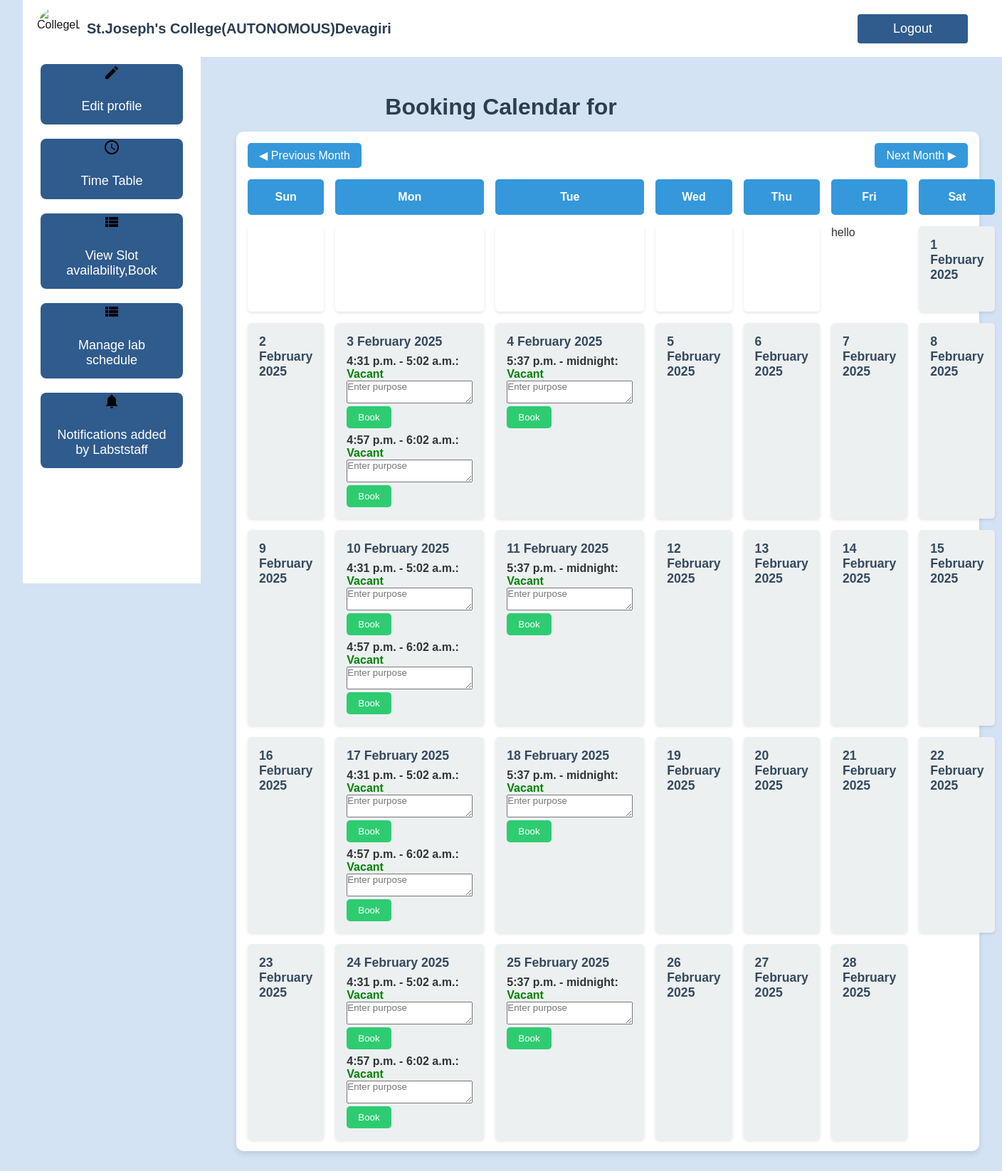
Page /administrator/Flab/2/book/ on the committed database.
### administrator/models.py (models this page shows, shortened)
class TimeSlot(models.Model):
    working_day = models.ForeignKey(WorkingDay, on_delete=models.CASCADE)
    slot_start_time = models.TimeField()  # Example: 09:00 AM
    slot_end_time = models.TimeField()    # Example: 10:00 AM

### administrator/views.py (the view, shortened to what this page needs)
# urls.py: path('Flab/<int:lab_id>/book/', FacultyLabBookingView.as_view(), name='FacultyLabBookingView'),
class FacultyLabBookingView(View):
    def get(self, request, lab_id):
            lab = get_object_or_404(Lab, id=lab_id)
            user=request.session.get('user_id')
            print(user)
            today = timezone.now().date()
            selected_year = int(request.GET.get('year', today.year))
            selected_month = int(request.GET.get('month', today.month))
            selected_date = date(selected_year, selected_month, 1)
            num_days_in_month = monthrange(selected_date.year, selected_date.month)[1]
            first_day_weekday = selected_date.weekday()  # Monday is 0, Sunday is 6
            first_day = selected_date
            last_day = selected_date + timedelta(days=num_days_in_month - 1)
            bookings = Booking.objects.filter(lab=lab, date__range=[first_day, last_day])
            bookings_by_date = {day: [] for day in range(1, num_days_in_month + 1)}
            for booking in bookings:
                day = booking.date.day
                bookings_by_date[day].append(booking.time_slot)
            calendar_days = []
            for day in range(1, num_days_in_month + 1):
                current_date = date(selected_date.year, selected_date.month, day)
                day_name = current_date.strftime('%A')  # Get day name like 'Monday', 'Tuesday'
                working_day = WorkingDay.objects.filter(lab=lab, day=day_name).first()
                slots_with_status = []
                if working_day:
                    time_slots = TimeSlot.objects.filter(working_day=working_day)
                    day_bookings = bookings_by_date.get(day, [])
                    print("time_slots",time_slots)
                    for slot in time_slots:
                        is_booked = any(booking == slot for booking in day_bookings)
                        slots_with_status.append({
                            'slot': slot,
                            'status': 'occupied' if is_booked else 'vacant'
                        })
                calendar_days.append({
                    'date': current_date,
                    'slots_with_status': slots_with_status
                })
            empty_days_before_first = list(range(first_day_weekday))
            context = {
                'lab': lab,
                'calendar_days': calendar_days,
                'selected_date': selected_date,
                'selected_year': selected_year,
                'selected_month': selected_month,
                'first_day_weekday': first_day_weekday,
                'empty_days_before_first': empty_days_before_first,
            }
            return render(request, 'faculty/lab_booking.html', context)

### templates/faculty/lab_booking.html (shortened to what this page needs)
{% extends 'faculty/facultydashboard.html' %}
{% block body %}
</head>
<body>
    <h1>Booking Calendar for {{ auditorium.name }}</h1>
    <div class="calendar-container">
        <div class="header">
            <a href="?year={{ selected_year }}&month={{ selected_month|add:"-1" }}">&#9664; Previous Month</a>
            <a href="?year={{ selected_year }}&month={{ selected_month|add:"1" }}">Next Month &#9654;</a>
        </div>
        <div class="calendar">
            <div class="day-name">Sun</div>
            <div class="day-name">Mon</div>
            <div class="day-name">Tue</div>
            <div class="day-name">Wed</div>
            <div class="day-name">Thu</div>
            <div class="day-name">Fri</div>
            <div class="day-name">Sat</div>
            {% for empty_day in empty_days_before_first %}
                <div class="day empty-day"></div>
            {% endfor %}
            <label for="">hello{{slot_status}}</label>
            {% for day in calendar_days %}
                <div class="day">
                    <h3>{{ day.date.day }} {{ day.date|date:"F Y" }}</h3>
                    <ul>
                        {% for slot_status in day.slots_with_status %}
                        <li>
                                <strong>{{ slot_status.slot.slot_start_time }} - {{ slot_status.slot.slot_end_time }}:</strong>
                                {% if slot_status.status == 'vacant' %}
                                    <span class="vacant">Vacant</span>
                                    <form method="POST" style="display:inline;">
                                        <textarea name="purpose" placeholder="Enter purpose" required></textarea>
                                        <button type="submit">Book</button>
                                    </form>
                                {% else %}
                                    <span class="occupied">Occupied</span>
                                    <button disabled>Occupied</button>
                                {% endif %}
                            </li>
                        {% endfor %}
                    </ul>
                </div>
            {% endfor %}
        </div>
    </div>
    {% endblock %}

### templates/faculty/facultydashboard.html (style rules this page uses)
* { font-family: Arial, sans-serif; margin: 0; padding: 0; box-sizing: border-box; }
body { background: url("D:\ssk.png") no-repeat; background-size: cover; }
body { background-color: rgb(211, 227, 244); }

### templates/faculty/lab_booking.html (style rules this page uses)
* { box-sizing: border-box; }
body { font-family: Arial, sans-serif; background-color:rgb(211, 227, 244); color: #333; margin: 0; padding: 2rem; }
h1 { text-align: center; margin-bottom: 1rem; color: #2c3e50; }
.calendar-container { margin: 0 auto; margin-left: 300px; padding: 1rem; background-color: #fff; border-radius: 10px; box-shadow: 0 4px 8px rgba(0, 0, 0, 0.1); }
.header { display: flex; justify-content: space-between; margin-bottom: 1rem; }
.header a { padding: 0.5rem 1rem; background-color: #3498db; color: #fff; text-decoration: none; border-radius: 5px; transition: background-color 0.3s ease; }
.calendar { display: grid; grid-template-columns: repeat(7, 1fr); gap: 1rem; }
.day-name { font-weight: bold; text-align: center; background-color: #3498db; color: white; padding: 1rem; border-radius: 5px; }
.day { background-color: #ecf0f1; padding: 1rem; border-radius: 5px; box-shadow: 0 2px 4px rgba(0, 0, 0, 0.1); min-height: 120px; position: relative; }
.day h3 { margin: 0; font-size: 1.1rem; color: #34495e; }
.vacant { color: green; font-weight: bold; }
button { padding: 0.5rem 1rem; background-color: #2ecc71; color: white; border: none; border-radius: 5px; cursor: pointer; transition: background-color 0.3s ease; }
ul { list-style-type: none; padding: 0; }
li { margin-top: 0.5rem; }
.empty-day { background: transparent; border: none; }

### rows in the picture
TimeSlot: slot.slot_start_time "4:31 p.m.", slot.slot_end_time "5:02 a.m."
TimeSlot: slot.slot_start_time "4:57 p.m.", slot.slot_end_time "6:02 a.m."
TimeSlot: slot.slot_start_time "5:37 p.m.", slot.slot_end_time "midnight"

### other values in the picture
{{ day.date.day }} "1" "2" "3" "4" "5" "6" "7" "8" "9" "10" "11" "12" "13" "14" "15" "16" "17" "18" "19" "20" "21" "22" "23" "24" "25" "26" "27" "28"
{{ day.date|date:"F Y" }} "February 2025" "February 2025" "February 2025" "February 2025" "February 2025" "February 2025" "February 2025" "February 2025" "February 2025" "February 2025" "February 2025" "February 2025" "February 2025" "February 2025" "February 2025" "February 2025" "February 2025" "February 2025" "February 2025" "February 2025" "February 2025" "February 2025" "February 2025" "February 2025" "February 2025" "February 2025" "February 2025" "February 2025"
